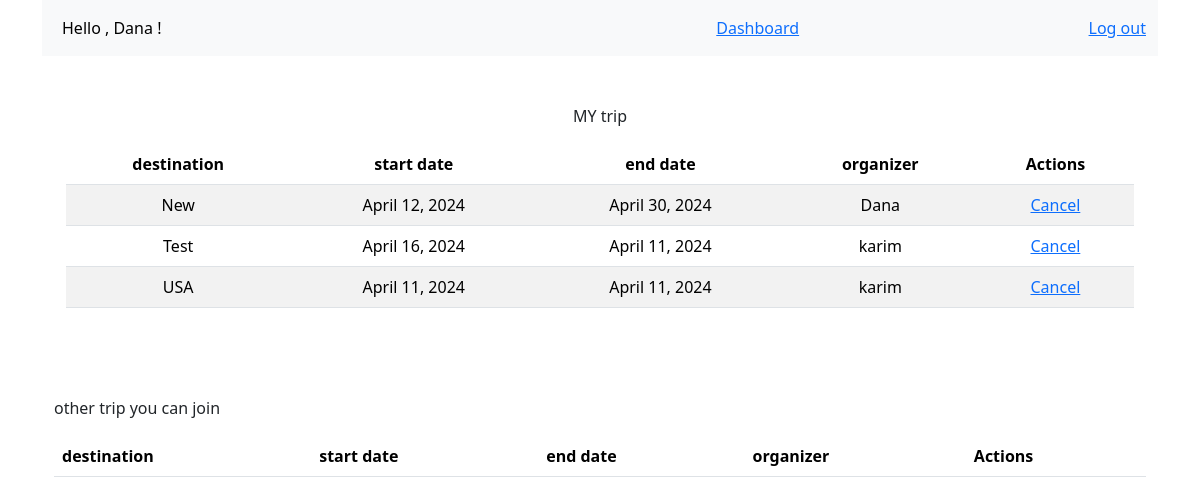
The app's page /my-trips (signed in) with its own data.
### app1/models.py (models this page shows)
class User(models.Model):
    first_name = models.CharField(max_length=50)
    last_name = models.CharField(max_length=50)
    email = models.EmailField(unique=True)
    password = models.CharField(max_length=50)
    objects = UsersManger()

class Trip(models.Model):
    destination = models.CharField(max_length=100)
    start_date = models.DateField()
    end_date = models.DateField()
    Itinerary = models.TextField()
    organizer = models.ForeignKey(User, on_delete=models.CASCADE)
    created_at = models.DateField(auto_now_add=True)
    updated_at = models.DateField(auto_now=True)
    travelers = models.ManyToManyField(User, related_name='travelers')
    objects = TripManger()

### app1/views.py (the view)
# urls.py: path('my-trips', views.my_trips, name='my_trips'),
def my_trips(request):
    user = User.objects.get(id=request.session["user_id"])
    my_trips = Trip.objects.filter(travelers=user)
    other_trips = Trip.objects.all().exclude(travelers=user)
    context = {
        'my_trips': my_trips,
        'other_trips': other_trips
    }
    return render(request, "mytrip.html", context)

### app1/templates/mytrip.html (shortened to what this page needs)
{% extends './base.html' %}
{% block content %}
<div class="container text-center mt-5">
    <p> MY trip</p>
    <table class="table table-striped">
        <thead>
            <tr>
                <th>destination</th>
                <th>start date </th>
                <th>end date </th>
                <th> organizer </th>
                <th>Actions</th>
            </tr>
        </thead>
        <tbody>
            {% for trip in my_trips %}
            <tr>
                <td>{{trip.destination}}</td>
                <td>{{trip.start_date}}</td>
                <td>{{trip.end_date}}</td>
                <td>{{trip.organizer.first_name}}</td>
                <td><a href="{% url 'app1:cancel' pk=trip.id %}">Cancel</a></td>
            </tr>
        {% endfor %}
    </table>
</div>
<br>
<br>
<br>
<p>other trip you can join </p>
<table class="table table-striped">
    <thead>
        <tr>
            <th>destination</th>
            <th>start date </th>
            <th>end date </th>
            <th> organizer </th>
            <th>Actions</th>
        </tr>
    </thead>
</table>
</div>
{% endblock content %}

### app1/templates/base.html (shortened to what this page needs)
{% load static %}
<!DOCTYPE html>
<html lang="en">
<head>
  <link rel="stylesheet" href="{% static 'bootstrap.min.css' %}" />
</head>
<body>
  <div class="container text-left mt-6">
    <nav class="navbar navbar-expand-lg bg-body-tertiary">
      <div class="container-fluid">
        <div class="collapse navbar-collapse" id="navbarSupportedContent">
          <ul class="navbar-nav me-auto mb-2 mb-lg-0">
            <li class="nav-item">
              <a class="nav-link active" aria-current="page" href="{% url 'app1:dashboard'%}">Hello ,
                {{request.session.first_name}} !</a>
            </li>
          </ul>
          <ul style="list-style: none;" class="ms-auto d-flex gap-3 m-0">
            <li class="nav-item ">
              <a style="text-decoration: underline;" class=" nav-link active text-primary" aria-current="page"
                href="{% url 'app1:dashboard' %}">Dashboard</a>
            </li>
          </ul>
          <ul style="list-style: none;" class="ms-auto d-flex gap-3 m-0">
            <li class="nav-item ">
              <a style="text-decoration: underline;" class=" nav-link active text-primary" aria-current="page"
                href="{% url 'app1:logout' %}">Log out</a>
            </li>
          </ul>
        </div>
      </div>
    </nav>
    <div class="container">
      {% block content %}
      {% endblock content %}
    </div>
</body>
</html>

### records on screen
User: session.first_name "Dana"
Trip: destination "New", start_date "April 12, 2024", end_date "April 30, 2024", organizer.first_name "Dana"
Trip: destination "Test", start_date "April 16, 2024", end_date "April 11, 2024", organizer.first_name "karim"
Trip: destination "USA", start_date "April 11, 2024", end_date "April 11, 2024", organizer.first_name "karim"
